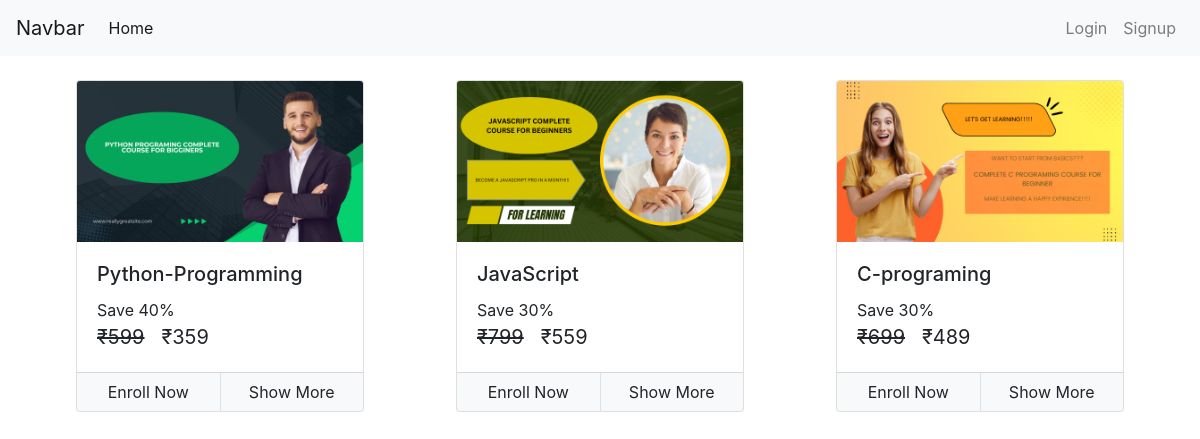
Before: / with the older database file.
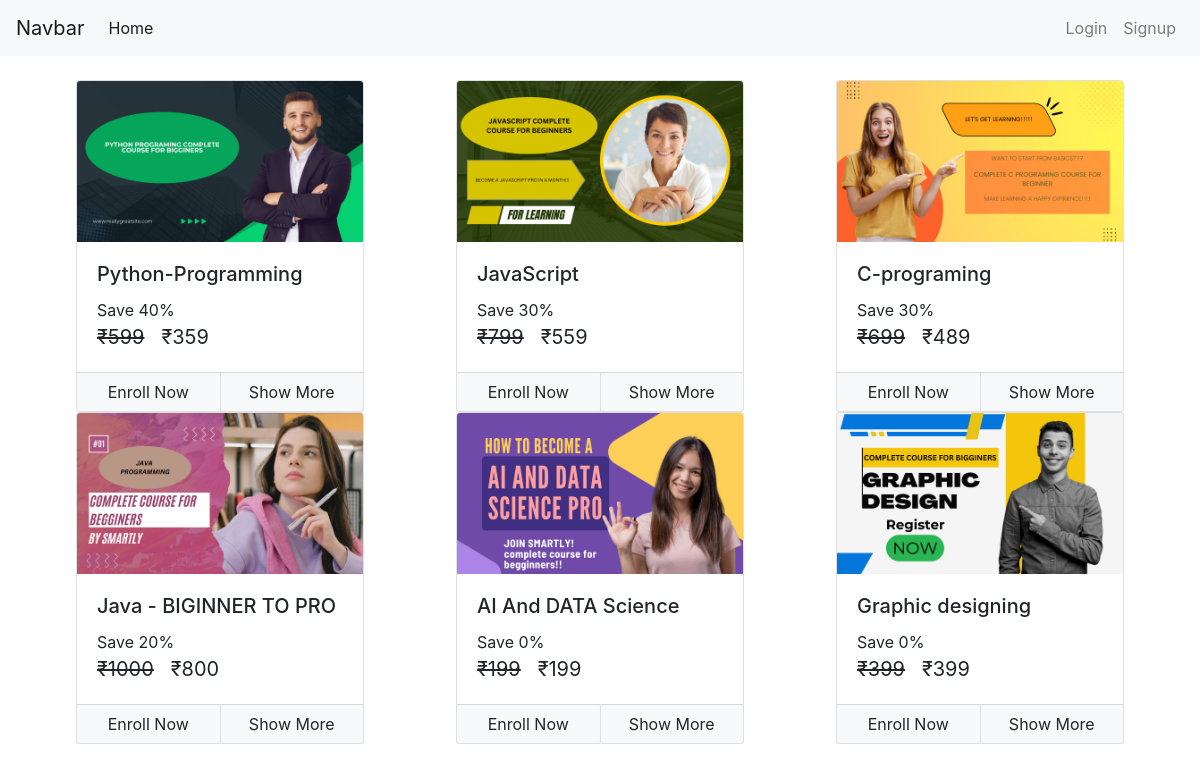
After: the same page with the newer database file.
### Smartly/models/course.py (models this page shows, shortened)
class Course(models.Model):
    name = models.CharField(max_length = 50 , null=False)
    slug= models.CharField(max_length = 50 , null=False , unique= True)
    description = models.CharField(max_length = 200 , null = True)
    price=models.IntegerField( null = False )
    discount =models.IntegerField( null = False , default=0 )
    active = models.BooleanField(default=False)
    thumbnail = models.ImageField(upload_to="files/thumbnail")
    date= models.DateTimeField(auto_now_add=True)
    resource= models.FileField(upload_to="files/resource")
    length=models.IntegerField( null = False)

### Smartly/views/homepage.py (the view)
# urls.py: path('', HomePageView.as_view() , name = 'home'),
class HomePageView(ListView):
    template_name = "Smartly/home.html"
    queryset = Course.objects.filter(active=True)
    context_object_name = 'courses'

### Smartly/templatetags/course_custom_tags.py (called while the page is built, shortened)
@register.simple_tag
def cal_sellprice(price , discount):
    if discount is None or discount is 0:
        return price
    sellprice = price
    sellprice = price - ( price * discount * 0.01 )
    return math.floor(sellprice)

@register.filter
def rupee(price):
    return f'₹{price}'

@register.simple_tag
def is_enrolled(request , course):
    user = None
    if not request.user.is_authenticated:
        return False

### Smartly/templates/Smartly/home.html (shortened to what this page needs)
{% extends 'Smartly/base.html' %}
{% load course_custom_tags %}
{%block content%}
<div class="container">
    <br>
    <div class="row">
        {% for course in courses %}
        <div class="col mx-auto">
            <div class="card mx-auto" style="width: 18rem;">
                <img class="card-img-top" src="{{course.thumbnail.url}}" alt="Card image cap">
                <div class="card-body">
                    <h5 class="card-title">{{course.name}}</h5>
                    <p class="card-text m-0 p-0">
                        Save {{course.discount}}%
                        <br>
                        <span class="price">
                            <del>{{course.price|rupee}}</del>
                            <span>{% cal_sellprice course.price course.discount as value %} {{value|rupee}}</span>
                        </span>
                    </p>
                </div>
                <div class="card-footer p-0">
                    {% is_enrolled request course as enrolled %}
                    <div class="row no-gutters">
                        {% if enrolled %}
                        <div class="col border-right">
                            <a href="{% url 'coursepage' course.slug %}" class="btn btn-light btn-block">Start Course</a>
                        </div>
                        {% else %}
                        <div class="col border-right">
                            <a href="/check-out/{{course.slug}}" class="btn btn-light btn-block">Enroll Now</a>
                        </div>
                        <div class="col">
                            <a href="{% url 'coursepage' course.slug %}" class="btn btn-light btn-block">Show More</a>
                        </div>
                        {% endif %}
                    </div>
                </div>
            </div>
        </div>
        {% endfor %}
    </div>
</div>
{%endblock%}

### Smartly/templates/Smartly/base.html (shortened to what this page needs)
<!doctype html>
{% load static %}
<html lang="en">
  <head>
    <link rel="stylesheet" href="https://maxcdn.bootstrapcdn.com/bootstrap/4.0.0/css/bootstrap.min.css">
    <link rel="stylesheet" href="{% static 'Smartly/css/common.css'%}">
  </head>
  <body>
    <nav class="navbar navbar-expand-lg navbar-light bg-light">
        <a class="navbar-brand" href="/">Navbar</a>
        <div class="collapse navbar-collapse" id="navbarNav">
            <ul class="navbar-nav mr-auto">
                <li class="nav-item active">
                  <a class="nav-link" href="/">Home <span class="sr-only">(current)</span></a>
                </li>
              </ul>
            <ul class="navbar-nav ml-auto">
              {% if request.user.is_authenticated %}
              <li class="nav-item">
                <a class="nav-link" href="/my-courses">My Courses</a>
              </li>
              <li class="nav-item">
                <a class="nav-link" href="/logout">Logout</a>
              </li>
              {% else %}
            <li class="nav-item">
              <a class="nav-link" href="/login">Login</a>
            </li>
            <li class="nav-item">
              <a class="nav-link" href="/signup">Signup</a>
            </li>
            {% endif %}
          </ul>
        </div>
      </nav>
    {% block content %}
    {% endblock %}
  </body>
</html>

### Smartly/static/Smartly/css/common.css (style rules this page uses)
.price { font-size: 20px; }

### Smartly/templates/Smartly/home.html (style rules this page uses)
.price { font-size: 20px; }

Changed rows visible on the page:
added Course: thumbnail (picture), name "Java - BIGINNER TO PRO", discount "20", price "₹1000", value "₹800"
added Course: thumbnail (picture), name "AI And DATA Science", discount "0", price "₹199", value "₹199"
added Course: thumbnail (picture), name "Graphic designing", discount "0", price "₹399", value "₹399"
